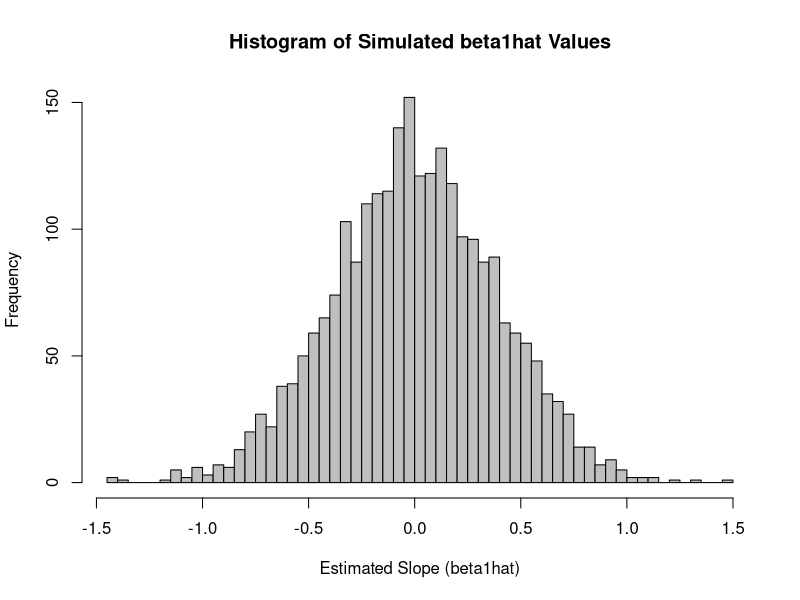
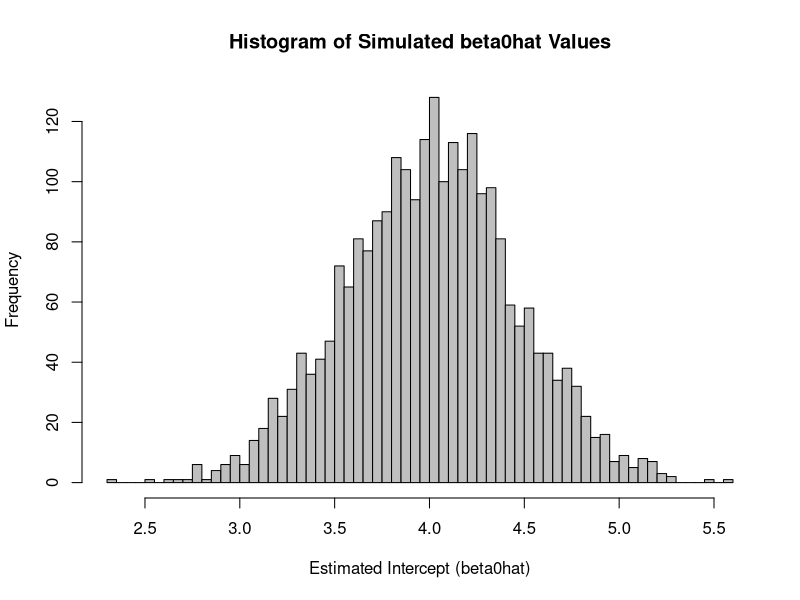

These charts were generated, in order, by the following R code:
## ---- chunk 1
library(ggplot2)
library(MASS)
## ---- chunk 2
birthday = 20020124
set.seed(birthday)
## ---- chunk 3
n = 125
x = runif(n, -2, 2)
reps = 2500
beta0 = 4
beta1 = 0
sigma = 5

beta0hat = vector(length = reps)
beta1hat = vector(length = reps)

for(i in 1:reps){
  epsilon = rnorm(n, 0, sigma)
  y = beta0 + beta1 * x + epsilon
  mymodel = lm(y ~ x)
  beta0hat[i] = coefficients(mymodel)[1]  # Estimated intercept
  beta1hat[i] = coefficients(mymodel)[2]  # Estimated slope
}
ests = data.frame(cbind(beta0hat, beta1hat))

## ---- chunk 4
hist(beta1hat, breaks=50, main="Histogram of Simulated beta1hat Values", xlab="Estimated Slope (beta1hat)", border="black", col="gray75")

## ---- chunk 5
skeptic_data <- read.csv("skeptic.csv")

model <- lm(y ~ x, data=skeptic_data)

cat("Estimated coefficient for beta1:", coefficients(model)[2])
## ---- chunk 6
proportion_more_extreme = mean(abs(beta1hat) > abs(0.6895595))

cat("Proportion of simulated beta1hat values more extreme than the observed value:", proportion_more_extreme)
## ---- chunk 7
sigma2 <- 25
n <- length(x)
x_bar <- mean(x)  

var_beta0hat <- sigma2 * (1/n + x_bar^2 / sum((x - x_bar)^2))
var_beta0hat
## ---- chunk 8
mean_beta0hat <- mean(beta0hat)
variance_beta0hat <- var(beta0hat)

list(mean = mean_beta0hat, variance = variance_beta0hat)
## ---- chunk 9
hist(beta0hat, breaks=50, main="Histogram of Simulated beta0hat Values", xlab="Estimated Intercept (beta0hat)", border="black", col="gray75")
## ---- chunk 10
goalies <- read.csv("goalies.csv")

goalie_model <- lm(W ~ GAA + SV_PCT, data = goalies)

summary(goalie_model)
## ---- chunk 11
goalie_model = lm(W ~ MIN, data = goalies)
## ---- chunk 12
model <- lm(W ~ GAA + SV_PCT, data = goalies)

f_statistic <- summary(model)$fstatistic["value"]
p_value <- 1 - pf(f_statistic, summary(model)$fstatistic["numdf"], summary(model)$fstatistic["dendf"])

decision <- ifelse(p_value < 0.01, "Reject H0", "Fail to Reject H0")

list(F_statistic = f_statistic, p_value = p_value, decision = decision)
## ---- chunk 13
new_data <- data.frame(GAA = 2.93, SV_PCT = 0.906)
predicted_wins <- predict(model, newdata = new_data)
predicted_wins

## ---- chunk 14
predict_interval <- predict(model, newdata = new_data, interval = "confidence", level = 0.90)
predict_interval
## ---- chunk 15
sy <- sd(goalies$W)

se <- summary(model)$sigma

list(sy, se)
## ---- chunk 16
model1 <- lm(W ~ GAA + SV_PCT, data = goalies)

model4 <- lm(W ~ ., data = goalies)

f_test_result <- anova(model1, model4)

f_test_statistic <- f_test_result$F[2]
f_test_p_value <- f_test_result$`Pr(>F)`[2]

list(f_test_statistic, f_test_p_value)

## ---- chunk 17
t_test_statistic <- summary(model4)$coefficients["MIN", "t value"]
t_test_p_value <- summary(model4)$coefficients["MIN", "Pr(>|t|)"]

list(t_test_statistic, t_test_p_value)
## ---- chunk 18
f_statistic_from_t <- t_test_statistic^2
f_statistic_from_t
